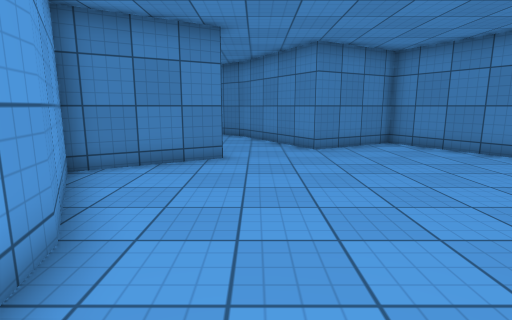
view 1 (above)

17 first-person views from a walk through a Unity game level. The camera is 1.3 m above the floor, tilts 10° down and sees 80° across. The floor is counted in squares, 0.9 m on a side. Each view is taken from the middle of a square. On the plan, view 1 faces up. The plan holds only what a view shows up to about 15 squares ahead; the rest is blank. The place goes on beyond the plan. The player character is not drawn. Some animated figures are left out. Door leaves are left out, so doorways stand open. Surface patterns are stand-ins for the level's own textures.

view 2
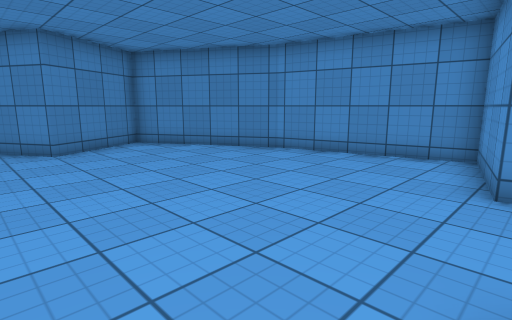

view 3
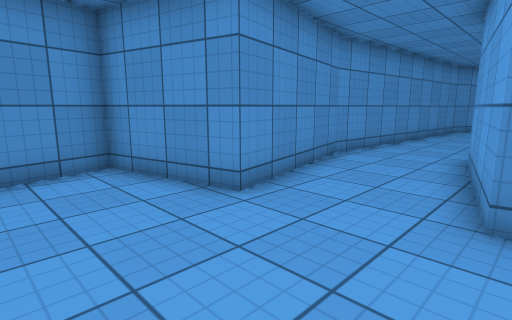

view 4
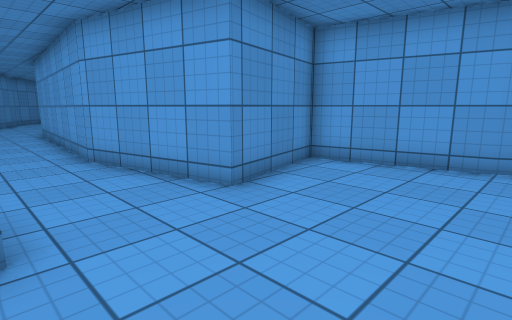

view 5
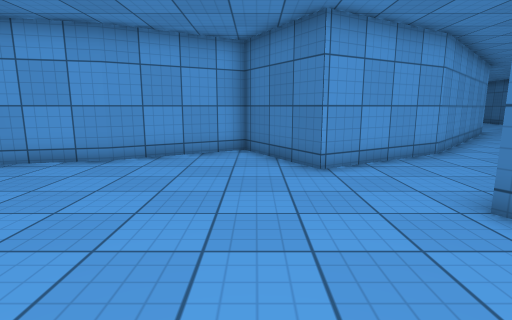

view 6
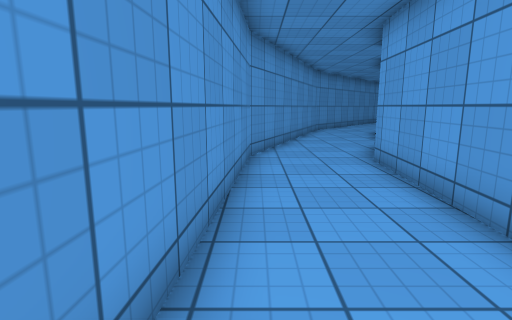

view 7
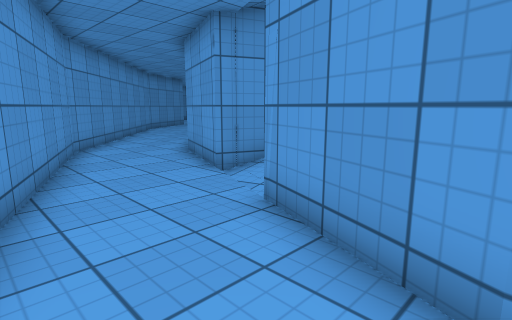

view 8
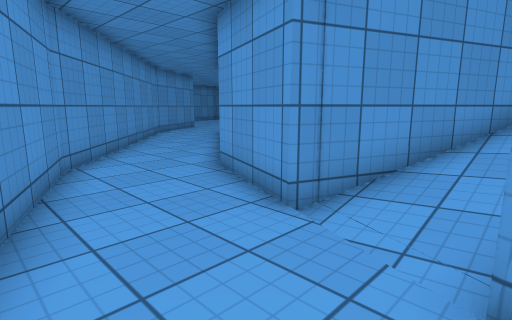

view 9
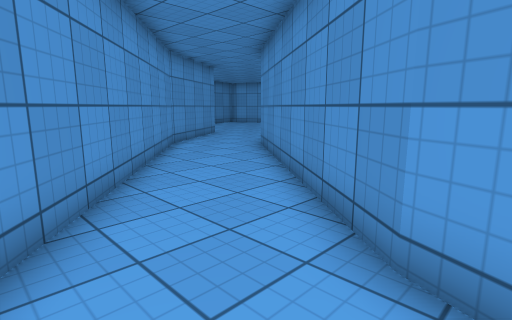

view 10
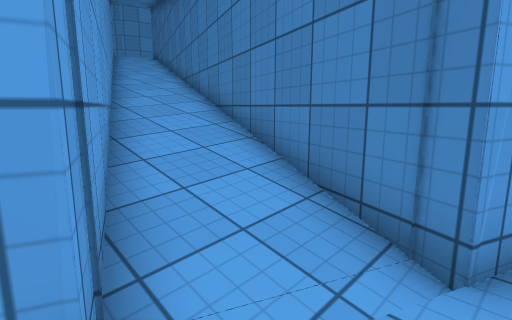

view 11
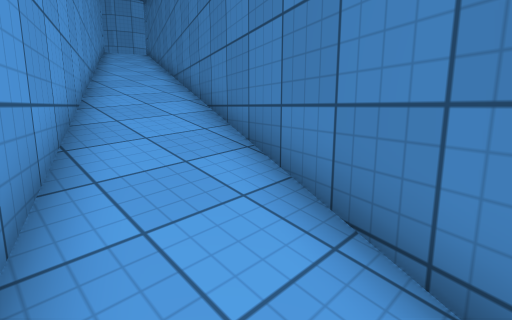

view 12
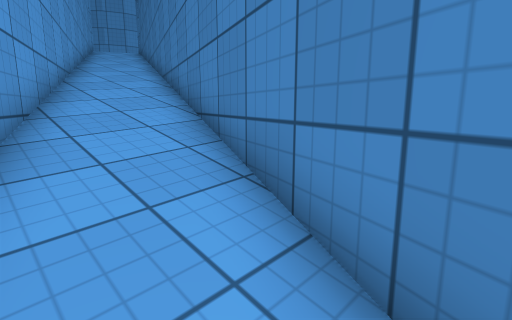

view 13
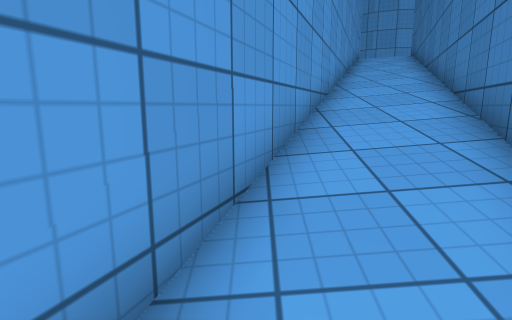

view 14
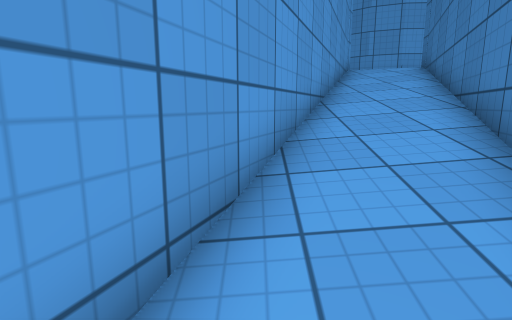

view 15
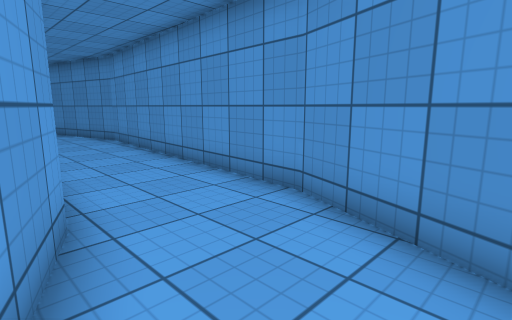

view 16
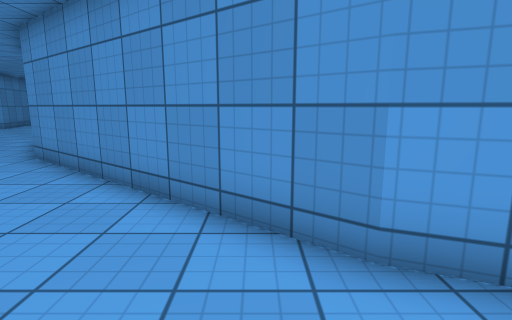

view 17
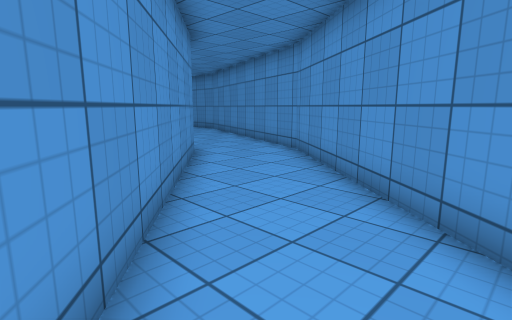

### Floor plan
Key: @ floor where view 1 was taken; # wall or solid block; . floor; / step, stairs or slope.
Columns run from 17 left of view 1 to 9 right of it. Each row starts with its distance up from view 1.
 14             #....#
 13             ##...##
 12              ##...#  ###
 11               ##..####.#
 10                #.......##
  9                ##.......##
  8               ###........#
  7              ##..........#
  6              #...........##
  5              ##...........#
  4               #...........#
  3               ##..........#
  2                #..........#
  1                #.......####
  0                ##@##...#
 -1                 #####..#
 -2                     #..##
 -3                     #...#
 -4                     #...#
 -5                     #...#
 -6                     #...#
 -7                     #...#
 -8                     #...#
 -9                     #...#
-10 ###                 #...#
-11 //###               #..##
-12 ////####            #..#
-13 ###////####         #..#
-14   ###/////###       #..#
-15     ####////####   ##..#
-16        ###/////#####...#
-17          ####////###..##
-18             ###///....#
-19               ####...##
-20                  #...#
-21                  #...#
-22                 ##..##
-23                 #...#
-24                ##...#
-25               ##...##
-26              ##...##
-27             ##...##
-28             #....#
-29            ##...##
-30           ##...##
-31            ...##

Where each view was taken, in squares from view 1:
view 1: 0 up, 0 right, facing up
view 2: 0 up, 0 right, facing up-right
view 3: 4 up, 2 right, facing down-right
view 4: 4 up, 6 right, facing down-left
view 5: 7 up, 6 right, facing left
view 6: 6 down, 6 right, facing down
view 7: 14 down, 5 right, facing down-left
view 8: 17 down, 4 right, facing down-left
view 9: 22 down, 2 right, facing down-left
view 10: 20 down, 2 right, facing up-left
view 11: 19 down, 1 right, facing up-left
view 12: 18 down, 0 right, facing up-left
view 13: 17 down, 3 left, facing left
view 14: 15 down, 8 left, facing left
view 15: 18 down, 2 right, facing up-right
view 16: 24 down, 2 right, facing left
view 17: 31 down, 6 left, facing up-right
